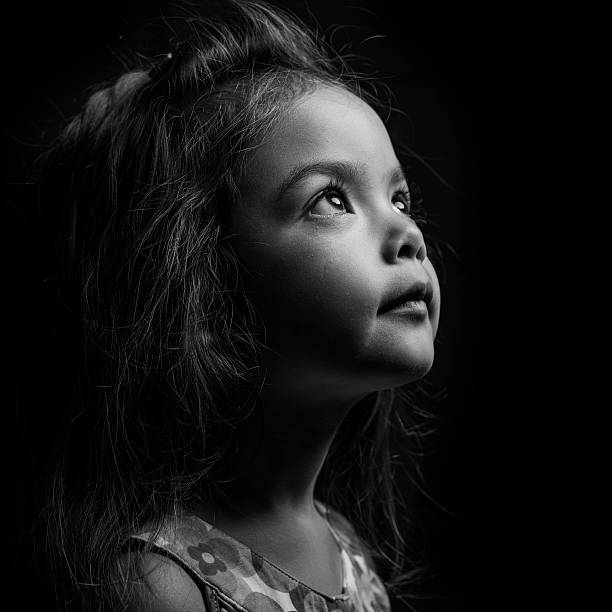
#> input picture test-bw.jpg, 612 x 612 px
$ python static-img-working.py   (older library calls are emulated)
#> lines starting #> are read from the running program, lines starting #| are printed output that depends on the picture; after the words box and inside, x2 and y2 are one past the last pixel; in counts of white or black regions, pixels touching at a corner belong together

import cv2

# Read the original image

# img = cv2.imread('test-tiger.jpg')
img = cv2.imread('test-bw.jpg')
#> img is the input picture: shape (612, 612, 3); min 0, max 255, mean 23

# Display original image
cv2.imshow('Original', img)
cv2.waitKey(0)

# Convert to graycsale
img_gray = cv2.cvtColor(img, cv2.COLOR_BGR2GRAY)

# Blur the image for better edge detection
img_blur = cv2.GaussianBlur(img_gray, (3,3), 0)

# Canny Edge Detection
edges = cv2.Canny(image=img_blur, threshold1=100, threshold2=200)
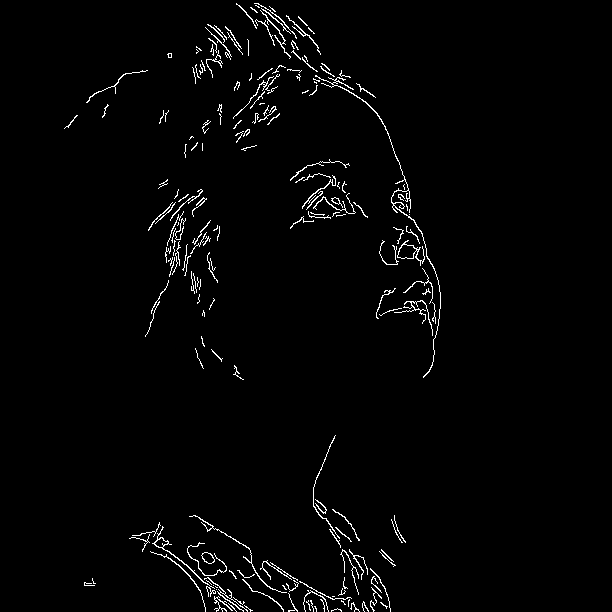
#> edges: shape (612, 612); 1.9% white in thin lines or dots, all inside (x1, y1, x2, y2) = (64, 3, 441, 612)

# Display Canny Edge Detection Image
cv2.imshow('Canny Edge Detection', edges)
cv2.waitKey(0)
cv2.destroyAllWindows()


# [15 lines of commented-out code are left out]

$ run again, with test-tiger.jpg copied over test-bw.jpg
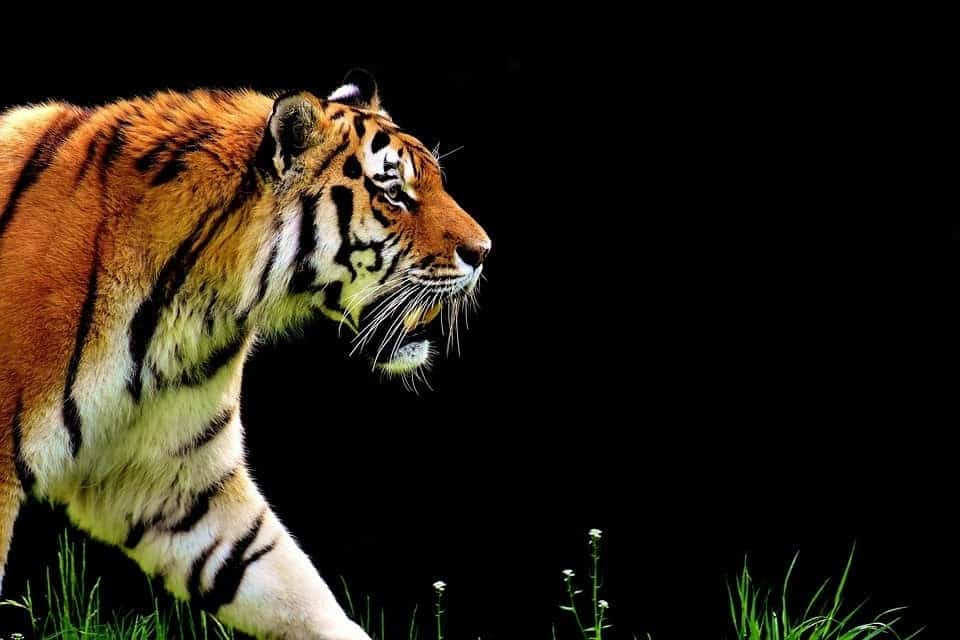
#> input picture test-tiger.jpg, 960 x 640 px
#> img is the input picture: shape (640, 960, 3); mean B, G, R 21.1, 32.3, 39.7
#> `img_gray = cv2.cvtColor(img, cv2.COLOR_BGR2GRAY)`:
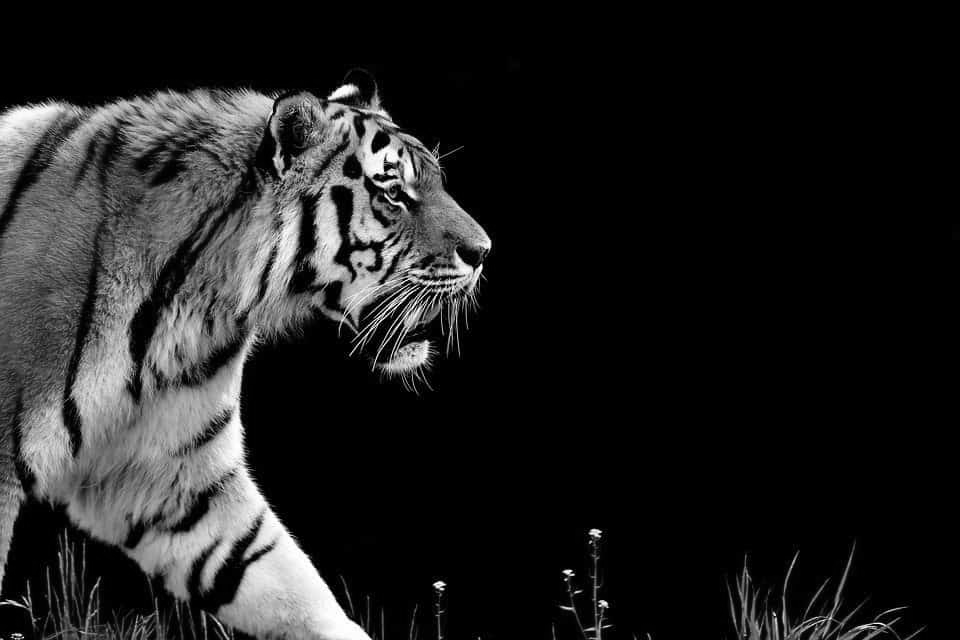
#> img_gray: shape (640, 960); min 0, max 255, mean 33.2
#> `edges = cv2.Canny(image=img_blur, threshold1=100, threshold2=200)`:
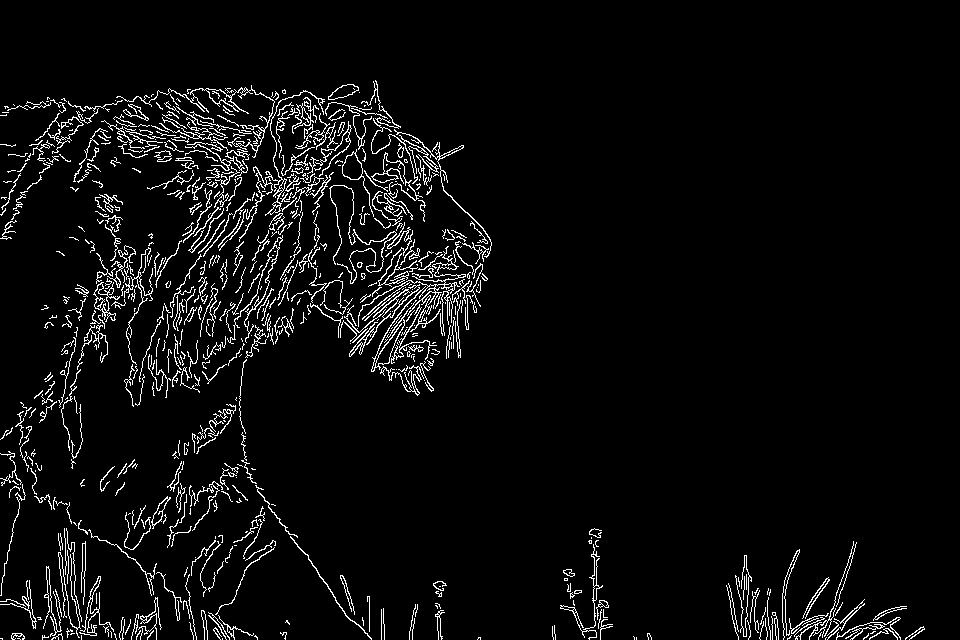
#> edges: shape (640, 960); 4.8% white in thin lines or dots, all inside (x1, y1, x2, y2) = (0, 80, 925, 640)
